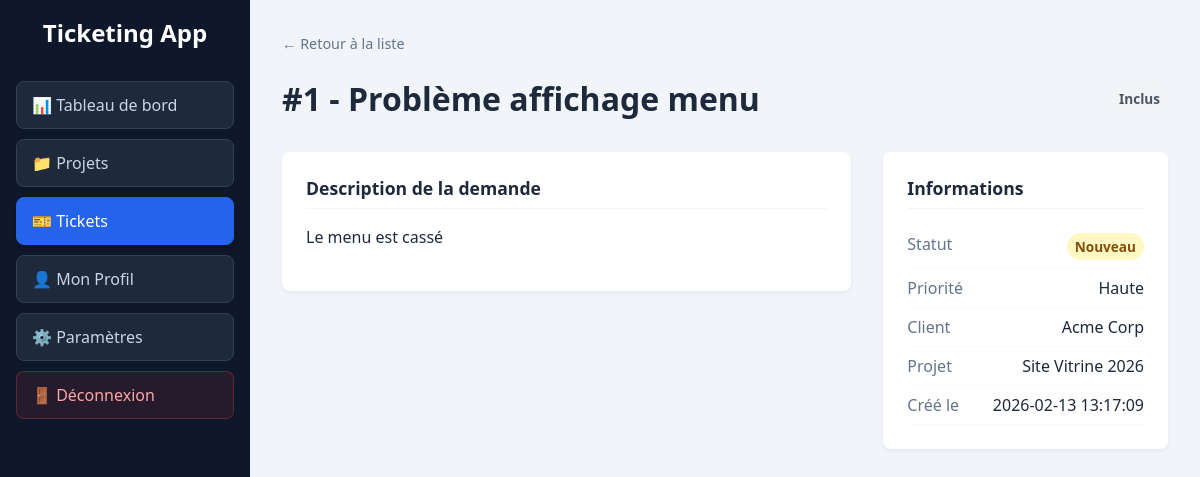
/ticket-detail.php?id=1 (signed in), run on the app's committed database.
### tables this page shows
CREATE TABLE tickets (
    id INT AUTO_INCREMENT PRIMARY KEY,
    projet_id INT NOT NULL,
    auteur_id INT NOT NULL,
    titre VARCHAR(255) NOT NULL,
    description TEXT NOT NULL,
    statut VARCHAR(50) DEFAULT 'Nouveau',
    priorite VARCHAR(50) DEFAULT 'Moyenne',
    type VARCHAR(50) DEFAULT 'inclus',  
    date_creation DATETIME DEFAULT CURRENT_TIMESTAMP,
    FOREIGN KEY (projet_id) REFERENCES projects(id) ON DELETE CASCADE,
    FOREIGN KEY (auteur_id) REFERENCES users(id) ON DELETE CASCADE
);

CREATE TABLE clients (
    id INT AUTO_INCREMENT PRIMARY KEY,
    nom_entreprise VARCHAR(255) NOT NULL
);

CREATE TABLE projects (
    id INT AUTO_INCREMENT PRIMARY KEY,
    contrat_id INT NOT NULL,
    nom VARCHAR(255) NOT NULL,
    description TEXT,
    statut VARCHAR(50) DEFAULT 'Actif',
    FOREIGN KEY (contrat_id) REFERENCES contrats(id) ON DELETE CASCADE
);

### ticket-detail.php (the view, shortened to what this page needs)
<?php
require_once 'db.php';
$ticket_id = $_GET['id'] ?? 0;
$stmt = $pdo->prepare("
    SELECT t.*, p.nom AS projet_nom, c.nom_entreprise AS client_nom, CONCAT(u.prenom, ' ', u.nom) AS auteur
    FROM tickets t
    JOIN projects p ON t.projet_id = p.id
    JOIN contrats ctr ON p.contrat_id = ctr.id
    JOIN clients c ON ctr.client_id = c.id
    JOIN users u ON t.auteur_id = u.id
    WHERE t.id = ?
");
$stmt->execute([$ticket_id]);
$ticket = $stmt->fetch();
$est_facturable = ($ticket['type'] === 'facturable');
include 'header.php';
?>
<body>
<div class="app-layout">
    <nav class="sidebar">
        <h2>Ticketing App</h2>
        <ul>
            <li><a href="dashboard.php">📊 Tableau de bord</a></li>
            <li><a href="projects.php">📁 Projets</a></li>
            <li><a href="tickets.php" class="active">🎫 Tickets</a></li>
            <li><a href="profile.php">👤 Mon Profil</a></li>
            <li><a href="settings.php">⚙️ Paramètres</a></li>
            <li><a href="index.php?logout=true" class="btn-logout">🚪 Déconnexion</a></li>
        </ul>
    </nav>
    <main class="main-content">
        <div class="page-header-simple">
            <a href="tickets.php" class="link-back">← Retour à la liste</a>
            <div class="header-flex mt-1">
                <h1>#<?php echo $ticket['id']; ?> - <?php echo htmlspecialchars($ticket['titre']); ?></h1>
                <?php if($est_facturable): ?>
                    <span class="badge badge-red">Facturable</span>
                <?php else: ?>
                    <span class="badge badge-gray">Inclus</span>
                <?php endif; ?>
            </div>
        </div>
        <div class="grid-2-1">
            <section class="col-main">
                <div class="card">
                    <h2>Description de la demande</h2>
                    <div class="ticket-description">
                        <p><?php echo nl2br(htmlspecialchars($ticket['description'])); ?></p>
                    </div>
                </div>
            </section>
            <aside class="col-sidebar">
                <div class="card">
                    <h2>Informations</h2>
                    <ul class="info-list">
                        <li><strong>Statut</strong> <span class="badge badge-yellow"><?php echo htmlspecialchars($ticket['statut']); ?></span></li>
                        <li><strong>Priorité</strong> <span><?php echo htmlspecialchars($ticket['priorite']); ?></span></li>
                        <li><strong>Client</strong> <span><?php echo htmlspecialchars($ticket['client_nom']); ?></span></li>
                        <li><strong>Projet</strong> <span><?php echo htmlspecialchars($ticket['projet_nom']); ?></span></li>
                        <li><strong>Créé le</strong> <span><?php echo htmlspecialchars($ticket['date_creation']); ?></span></li>
                    </ul>
                </div>
            </aside>
        </div>
    </main>
</div>
<?php include 'footer.php'; ?>

### assets/css/style.css (style rules this page uses)
:root { --primary-color: #2563eb; --text-dark: #1e293b; --text-muted: #64748b; --bg-light: #f1f5f9; --sidebar-width: 250px; --success: #22c55e; --warning: orange; --danger: #ef4444; }
* { box-sizing: border-box; margin: 0; padding: 0; }
body { font-family: 'Segoe UI', Tahoma, Geneva, Verdana, sans-serif; background-color: var(--bg-light); color: var(--text-dark); height: 100vh; overflow-x: hidden; }
a { text-decoration: none; color: inherit; transition: color 0.2s; }
ul { list-style: none; }
.mt-1 { margin-top: 1rem; }
.badge { padding: 0.25rem 0.5rem; border-radius: 99px; font-size: 0.85rem; font-weight: bold; display: inline-block; }
.badge-yellow { background-color: #fef9c3; color: #854d0e; }
.badge-gray { background-color: #f3f4f6; color: #4b5563; }
.card { background: white; padding: 1.5rem; border-radius: 8px; box-shadow: 0 2px 4px rgba(0,0,0,0.05); margin-bottom: 1.5rem; }
.card h2, .card-title-simple { margin-bottom: 1rem; padding-bottom: 0.5rem; border-bottom: 1px solid #f1f5f9; font-size: 1.1rem; color: var(--text-dark); }
.app-layout { display: flex; height: 100vh; }
.main-content { flex: 1; padding: 2rem; overflow-y: auto; }
.page-header, .page-header-simple { margin-bottom: 2rem; }
.header-flex { display: flex; justify-content: space-between; align-items: center; flex-wrap: wrap; gap: 1rem; }
.link-back { color: var(--text-muted); font-size: 0.9rem; display: inline-block; margin-bottom: 0.5rem; }
.grid-2-1 { display: flex; gap: 2rem; }
.col-main { flex: 2; }
.col-sidebar { flex: 1; }
.sidebar { width: var(--sidebar-width); background-color: #0f172a; color: white; display: flex; flex-direction: column; padding: 1rem; }
.sidebar h2 { margin-bottom: 2rem; text-align: center; }
.sidebar ul { display: flex; flex-direction: column; height: 100%; }
.sidebar a { display: flex; align-items: center; gap: 10px; padding: 12px 15px; margin-bottom: 10px; background-color: #1e293b; border: 1px solid #334155; color: #cbd5e1; border-radius: 8px; font-weight: 500; transition: all 0.2s ease; }
.sidebar a.active { background-color: var(--primary-color); border-color: var(--primary-color); color: white; box-shadow: 0 4px 6px rgba(0, 0, 0, 0.2); }
.btn-logout { margin-top: auto; background-color: rgba(239, 68, 68, 0.1) !important; color: #fca5a5 !important; border: 1px solid rgba(239, 68, 68, 0.3) !important; }
.info-list li { display: flex; justify-content: space-between; padding: 0.5rem 0; border-bottom: 1px solid #f8fafc; }
.info-list strong { color: var(--text-muted); font-weight: normal; }
.ticket-description { line-height: 1.6; color: var(--text-dark); }
.ticket-description p { margin-bottom: 1rem; }

### data on the page
tickets: id "1", titre "Problème affichage menu", description "Le menu est cassé", statut "Nouveau", priorite "Haute", clients.nom_entreprise "Acme Corp", projet.nom "Site Vitrine 2026", date_creation "2026-02-13 13:17:09"
